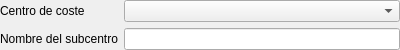
<?xml version="1.0" encoding="UTF-8"?>
<ui version="4.0">
 <class>Form</class>
 <widget class="QWidget" name="Form">
  <property name="geometry">
   <rect>
    <x>0</x>
    <y>0</y>
    <width>400</width>
    <height>46</height>
   </rect>
  </property>
  <property name="windowTitle">
   <string>Form</string>
  </property>
  <layout class="QGridLayout" name="gridLayout">
   <property name="margin">
    <number>0</number>
   </property>
   <item row="0" column="0">
    <widget class="QLabel" name="label">
     <property name="text">
      <string>Centro de coste</string>
     </property>
    </widget>
   </item>
   <item row="0" column="1">
    <widget class="DBComboBox" name="db_idcentrocoste">
     <property name="fieldName">
      <string>idcentrocoste</string>
     </property>
     <property name="listTableModel">
      <string>centroscoste</string>
     </property>
     <property name="listColumnName">
      <string>nombre</string>
     </property>
     <property name="listColumnToSave">
      <string>id</string>
     </property>
     <property name="dataEditable">
      <bool>true</bool>
     </property>
    </widget>
   </item>
   <item row="1" column="0">
    <widget class="QLabel" name="label_2">
     <property name="text">
      <string>Nombre del subcentro</string>
     </property>
    </widget>
   </item>
   <item row="1" column="1">
    <widget class="DBLineEdit" name="db_nombre">
     <property name="fieldName">
      <string>nombre</string>
     </property>
     <property name="dataEditable">
      <bool>true</bool>
     </property>
    </widget>
   </item>
  </layout>
 </widget>
 <customwidgets>
  <customwidget>
   <class>DBComboBox</class>
   <extends>QComboBox</extends>
   <header>widgets/dbcombobox.h</header>
  </customwidget>
  <customwidget>
   <class>DBLineEdit</class>
   <extends>QLineEdit</extends>
   <header>widgets/dblineedit.h</header>
  </customwidget>
 </customwidgets>
 <resources/>
 <connections/>
</ui>
